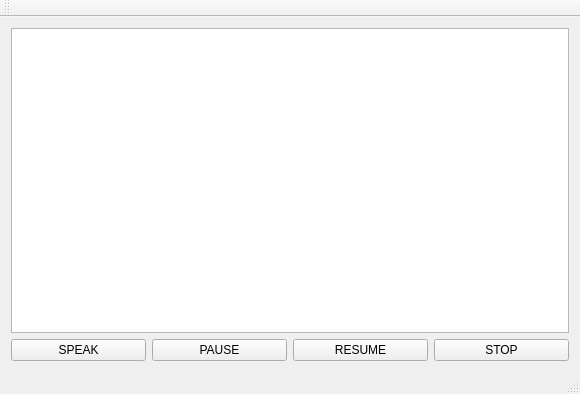
<?xml version="1.0" encoding="UTF-8"?>
<ui version="4.0">
 <class>MainWindow</class>
 <widget class="QMainWindow" name="MainWindow">
  <property name="geometry">
   <rect>
    <x>0</x>
    <y>0</y>
    <width>580</width>
    <height>394</height>
   </rect>
  </property>
  <property name="windowTitle">
   <string>MainWindow</string>
  </property>
  <widget class="QWidget" name="centralWidget">
   <layout class="QGridLayout" name="gridLayout">
    <item row="3" column="0">
     <widget class="QPushButton" name="pushButton">
      <property name="text">
       <string>SPEAK</string>
      </property>
     </widget>
    </item>
    <item row="3" column="1">
     <widget class="QPushButton" name="pause">
      <property name="text">
       <string>PAUSE</string>
      </property>
     </widget>
    </item>
    <item row="3" column="2">
     <widget class="QPushButton" name="resume">
      <property name="text">
       <string>RESUME</string>
      </property>
     </widget>
    </item>
    <item row="3" column="3">
     <widget class="QPushButton" name="stop">
      <property name="text">
       <string>STOP</string>
      </property>
     </widget>
    </item>
    <item row="0" column="0" colspan="4">
     <widget class="QTextEdit" name="textEdit"/>
    </item>
   </layout>
  </widget>
  <widget class="QMenuBar" name="menuBar">
   <property name="geometry">
    <rect>
     <x>0</x>
     <y>0</y>
     <width>580</width>
     <height>21</height>
    </rect>
   </property>
  </widget>
  <widget class="QToolBar" name="mainToolBar">
   <attribute name="toolBarArea">
    <enum>TopToolBarArea</enum>
   </attribute>
   <attribute name="toolBarBreak">
    <bool>false</bool>
   </attribute>
  </widget>
  <widget class="QStatusBar" name="statusBar"/>
 </widget>
 <layoutdefault spacing="6" margin="11"/>
 <resources/>
 <connections/>
</ui>
